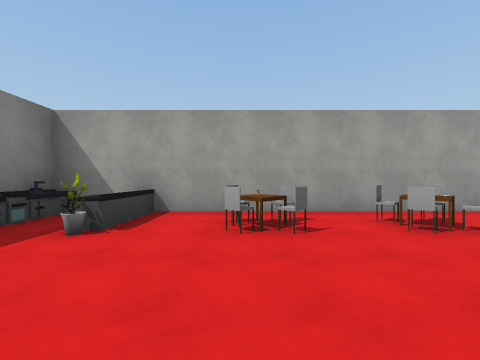
View 1 (above)

12 first-person views from a walk through a scene from a Unity 3-D project. The camera is 1.5 m above the floor, looks level and sees 90° across. The floor is counted in squares, 2.57 m on a side. Each view is taken from the middle of a square. On the plan, view 1 faces up. The plan holds only what a view shows up to about 9 squares ahead; the rest is blank. The player is left out. Some animated figures are left out. Some surface patterns are stand-ins.

View 2
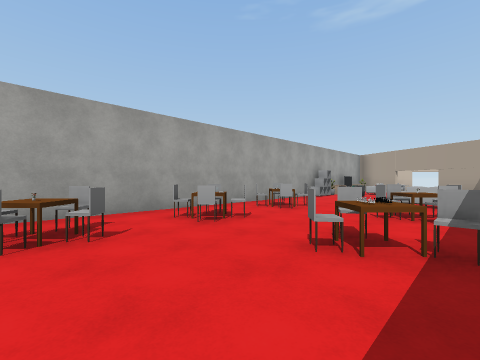

View 3
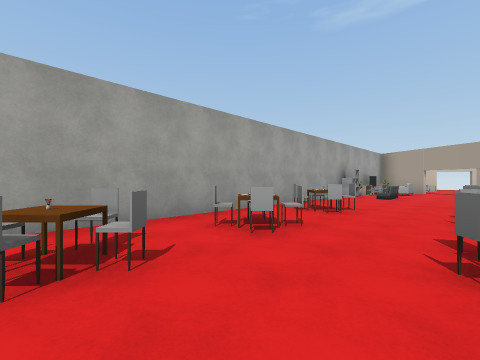

View 4
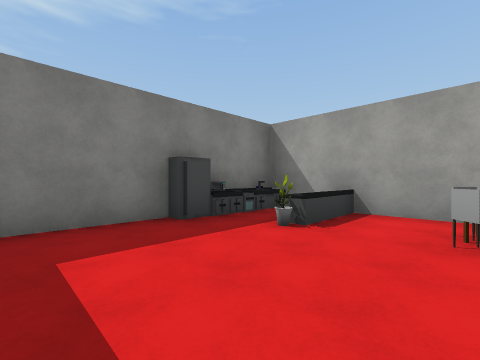

View 5
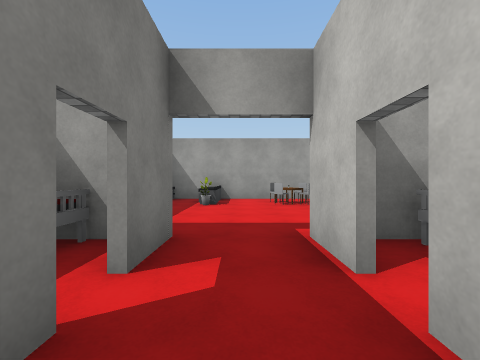

View 6
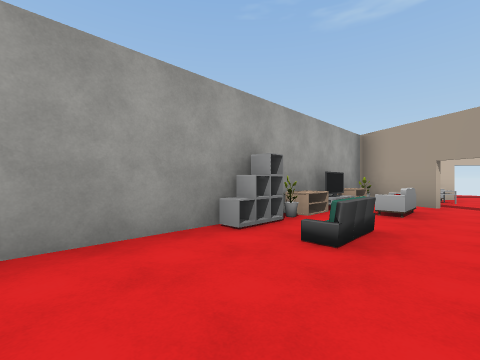

View 7
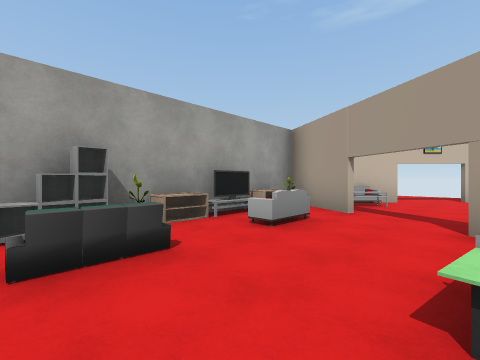

View 8
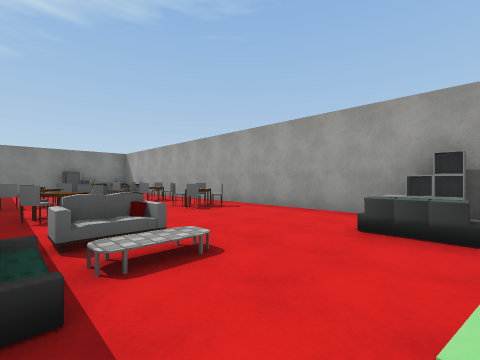

View 9
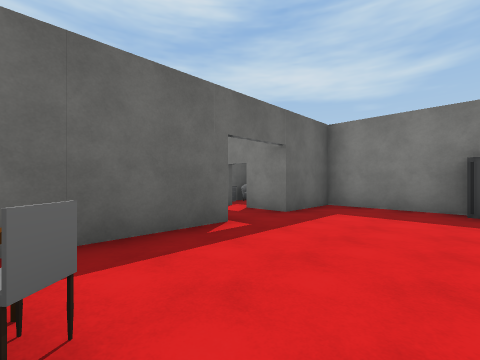

View 10
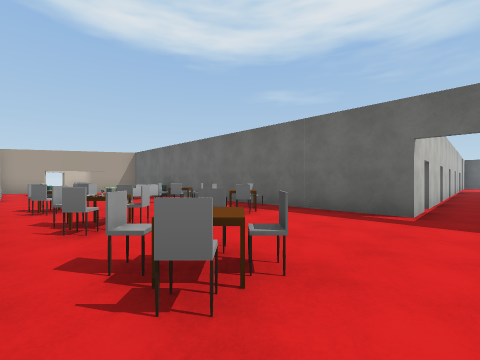

View 11
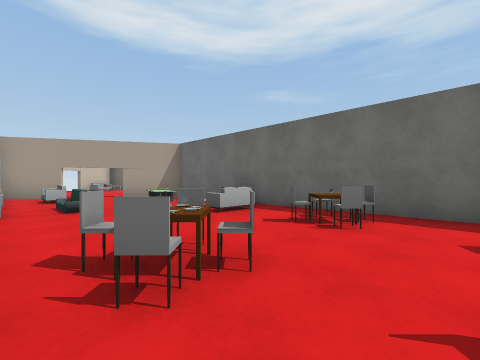

View 12
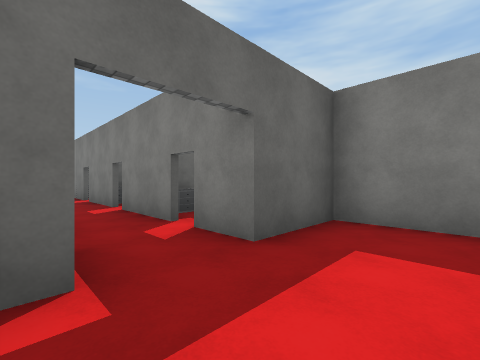

### Floor plan
Points are (right, up) in squares from view 1. A wall is a line through its corners. A room is listed if a view was taken in it or the views show most of it. See-through windows are left out.
Room 1 (views 1, 2, 3, 4, 6, 7, 8, 9, 10, 11, 12)
walls: (-0.3, -1.5) (-0.3, -0.5) (10.5, -0.5) (11.5, 1.1); (12.3, 2.5) (13.3, 4.4) (-3.4, 4.4) (-3.4, -0.5) (-1.7, -0.5) (-1.7, -1.6)
ways out: opening at (-1, -1.5) to room 2; opening at (13, 2)
objects: bed (-3, -1); fridge (-3, 2); other object (-3, 3); sink (-3, 4); plant (-2, 2); other object (-2, 3); other object (-2, 4); other object (0, 2); chair (0, 3); table (0, 4); bed (1, -1); chair (2, 1) to (3, 1); table (2, 3) to (3, 3); chair (4, 0) to (5, 0); table (4, 1) to (5, 1); chair (4, 3); other object (5, 2); sofa (6, 1); sofa (7, 0); sofa (8, 3); other object (8, 4); table (9, 1) to (10, 1); plant (9, 4); other object (10, 4); sofa (11, 3); TV (11, 4); other object (12, 4)
Room 2 (view 5)
walls: (-0.3, -4) (-0.3, -2); (-1.7, -2) (-1.7, -4)
ways out: opening at (-1, -1.5) to room 1; opening at (-1, -6.5)
objects: other object (-3, -3); other object (-2, -5); other object (-2, -3)

Where each view was taken, in squares from view 1:
view 1: 0 up, 0 right, facing up
view 2: 0 up, 0 right, facing up-right
view 3: 1 up, 0 right, facing up-right
view 4: 0 up, 0 right, facing up-left
view 5: 3 down, 1 left, facing up
view 6: 2 up, 6 right, facing up-right
view 7: 1 up, 8 right, facing up-right
view 8: 0 up, 9 right, facing up-left
view 9: 2 up, 2 right, facing down-left
view 10: 4 up, 1 left, facing down-right
view 11: 4 up, 3 right, facing down-right
view 12: 1 up, 0 right, facing down-left
